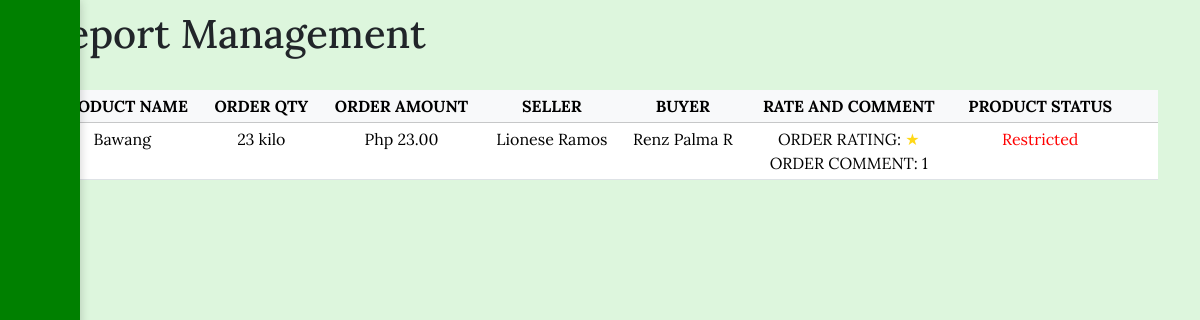
Page /productlist.php on the committed database.
### tables this page shows
CREATE TABLE `orders` (
  `order_id` int(11) NOT NULL,
  `user_id` int(50) NOT NULL,
  `seller_id` int(41) NOT NULL,
  `order_reference` varchar(20) NOT NULL,
  `product_id` int(50) NOT NULL,
  `order_qty` int(50) NOT NULL,
  `order_status` text NOT NULL,
  `order_total` bigint(50) NOT NULL,
  `date_place` datetime NOT NULL,
  `order_delivery_date` datetime DEFAULT NULL,
  `transact_mode` text NOT NULL,
  `order_rating` int(11) DEFAULT NULL,
  `order_comm` varchar(500) DEFAULT NULL
);

CREATE TABLE `products` (
  `product_id` int(100) NOT NULL,
  `product_img` varchar(200) NOT NULL,
  `product_name` varchar(50) NOT NULL,
  `product_price` int(200) NOT NULL,
  `product_cat` text NOT NULL,
  `product_stock` int(200) NOT NULL,
  `min_order` int(100) NOT NULL,
  `product_details` varchar(200) NOT NULL,
  `seller_id` int(100) NOT NULL,
  `date_added` timestamp NOT NULL DEFAULT current_timestamp() ON UPDATE current_timestamp(),
  `product_status` text NOT NULL DEFAULT 'On Sale' COMMENT 'On Sale, Sold'
);

CREATE TABLE `users` (
  `user_id` int(100) NOT NULL,
  `username` varchar(50) NOT NULL,
  `password` varchar(100) NOT NULL,
  `fullname` text NOT NULL,
  `number` varchar(13) NOT NULL,
  `address` varchar(50) NOT NULL,
  `municipality` varchar(20) NOT NULL,
  `user_type` text NOT NULL,
  `pickup_address` varchar(100) DEFAULT NULL,
  `delivery_area` varchar(200) NOT NULL,
  `forgot_code` varchar(20) DEFAULT NULL,
  `sts` text NOT NULL DEFAULT 'Active',
  `last_login` timestamp NOT NULL DEFAULT current_timestamp()
);

### productlist.php (the view, shortened to what this page needs)
<!DOCTYPE html>
<html lang="en">
<head>
    <?php require_once './includes/head.php'; ?>
</head>
<body class="pad">
    <div class="container">
        <?php require_once './includes/sidenav.php';?>
        <div class="row">
            <h1 style="padding-top: 10px;">Report Management</h1>
        </div>
        <div class="row mt-4">
            <div class="col-md-12">
                <div class="table">
                    <table class="table table-responsive table-sm">
                        <thead class="text-center table-light">
                            <tr>
                                <th>PRODUCT NAME</th>
                                <th>ORDER QTY</th>
                                <th>ORDER AMOUNT</th>
                                <th>SELLER</th>
                                <th>BUYER</th>
                                <th>RATE AND COMMENT</th>
                                <th>PRODUCT STATUS</th>
                                <th></th>
                            </tr>
                        </thead>
                        <tbody>
                        <?php
                            $finalResults = array();
                            $query = "SELECT o.*, p.* FROM orders o LEFT JOIN products p ON p.product_id = o.product_id WHERE order_rating IN (1, 2, 3)";
                            $result = mysqli_query($conn, $query);
                                while ($row = mysqli_fetch_assoc($result)) {
                                    $finalResults[] = $row;
                                }
                            foreach ($finalResults as $row) {
                            ?>
                            <tr>
                                <td class="text-center"><?php echo $row['product_name']; ?></td>
                                <td class="text-center"><?php echo $row['order_qty'] . ' kilo'; ?></td>
                                <td class="text-center"><?php echo CURRENCY . number_format($row['order_qty'], 2); ?></td>
                                <td class="text-center">
                                <?php
                                    $SellerID = $row['seller_id'];
                                    $SellerName = "SELECT fullname FROM users WHERE user_id = $SellerID";
                                    $SellerRes = mysqli_query($conn, $SellerName);
                                    $rrow = mysqli_fetch_assoc($SellerRes);
                                    $SellerFullName = $rrow['fullname'];
                                    echo $SellerFullName;
                                ?>
                                 </td>
                                 <td class="text-center">
                                <?php
                                    $BuyerID = $row['user_id'];
                                    $BuyerName = "SELECT fullname FROM users WHERE user_id = $BuyerID";
                                    $BuyerRes = mysqli_query($conn, $BuyerName);
                                    $rrrow = mysqli_fetch_assoc($BuyerRes);
                                    $BuyerFullName = $rrrow['fullname'];
                                    echo $BuyerFullName;
                                ?>
                                 </td>
                                 <td class="text-center">
                                    <?php
                                    echo 'ORDER RATING: ';
                                    for ($i = 0; $i < $row['order_rating']; $i++) {
                                        echo '<span class="star">&#9733;</span>';
                                    }
                                    echo 'ORDER COMMENT: ' . $row['order_comm'];
                                    ?>
                                </td>
                                <td class="text-center" style="color: <?php if($row['product_status'] == 'On Sale'){echo 'green';}elseif($row['product_status'] == 'Restricted'){ echo 'red';} else {echo 'blue';}?>"><?php echo $row['product_status']; ?></td>
                                <td>
                                    <button type="button" data-bs-toggle="modal" data-bs-target="#restrictModal<?php echo $row['product_id']; ?>" class="btn btn-sm m-0"><ion-icon name="expand-outline"></ion-icon></button>
                                </td>
                            </tr>
                        <?php
                        }
                        ?>
                        </tbody>
                    </table>
                </div>
            </div>
        </div>
    </div>
</body>
</html>

### css/css.css (style rules this page uses)
* { font-family: "Anton", sans-serif; font-family: "Lora", serif; }
body { background-color: rgb(221, 246, 221); }

### rows in the picture
orders: product.product_name "Bawang", order_qty "23", order_qty "23.00", users.fullname "Lionese Ramos", user.fullname "Renz Palma R", order_rating 1 (drawn), order_comm "1", product.product_status "Restricted"
